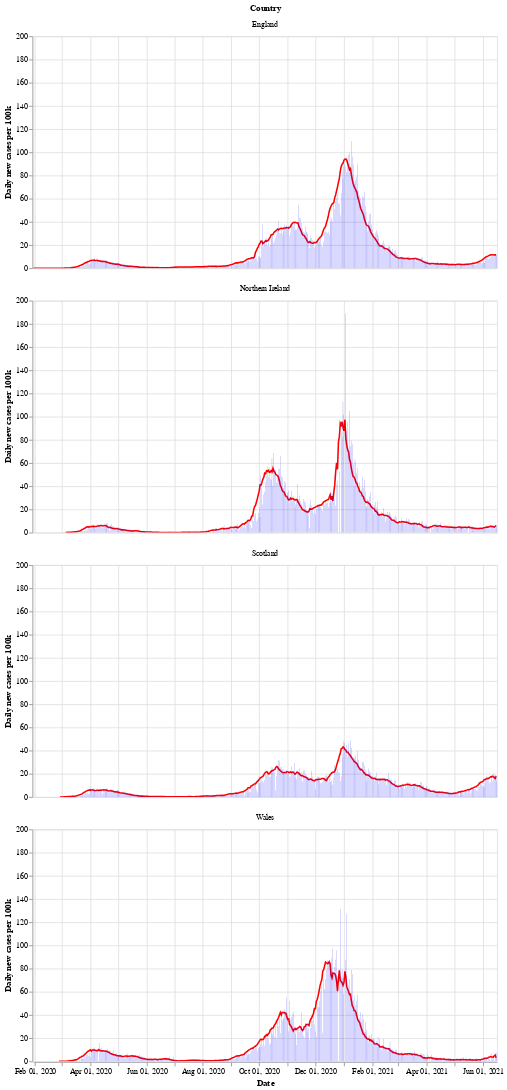

The notebook cell this image was saved under:
### Markdown cell above
Next is a bar chart of the number of new cases in each country (per 100k population), with the 7 day moving average of cases. Again we see that Wales saw a longer period of raising and falling cases compared to the other countries.

After a period of cases falling, each nation is now seeing a rise in the number of cases - especially in Wales.

### Code cell
# collapse
bars = alt.Chart(uk_cases).mark_bar().encode(
    x=alt.X("yearmonthdate(date):T", axis=alt.Axis(title='Date')),
    y=alt.Y("newCasesRate:Q", axis=alt.Axis(title='Daily new cases per 100k')),
    tooltip='newCasesRate',
    color=alt.condition(
        alt.datum.dailyChange > 0,
        alt.value("orange"),  # The positive color
        alt.value("blue")  # The negative color
    )
).properties(title='New cases per 100k population with rolling 7 day average', width=600).interactive()
line = alt.Chart(uk_cases).mark_line(
    color='red',
    size=2,
).transform_window(
    rolling_mean='mean(newCasesRate)',
    frame=[0, 7],
    groupby=['areaName']
).encode(
    x='yearmonthdate(date):T',
    y='rolling_mean:Q'
)
alt.layer(line, bars, data=uk_cases).facet(alt.Row('areaName', title='Country'), columns=1)

### Figure 1 — Vega-Lite specification as saved in the notebook (floating-point values rounded to 4 significant figures; data arrays with more than 128 entries replaced by an {"elided": "..."} marker saying what was removed)
{"config": {"view": {"continuousWidth": 400, "continuousHeight": 300}}, "data": {"name": "data-2b17dbe0f4c2008667e9ebf89d884d01"}, "facet": {"type": "nominal", "field": "areaName", "title": "Country"}, "spec": {"layer": [{"mark": {"type": "line", "color": "red", "size": 2}, "encoding": {"x": {"type": "temporal", "field": "date", "timeUnit": "yearmonthdate"}, "y": {"type": "quantitative", "field": "rolling_mean"}}, "transform": [{"window": [{"op": "mean", "field": "newCasesRate", "as": "rolling_mean"}], "frame": [0, 7], "groupby": ["areaName"]}]}, {"mark": "bar", "encoding": {"color": {"condition": {"value": "orange", "test": "(datum.dailyChange > 0)"}, "value": "blue"}, "tooltip": {"type": "quantitative", "field": "newCasesRate"}, "x": {"type": "temporal", "axis": {"title": "Date"}, "field": "date", "timeUnit": "yearmonthdate"}, "y": {"type": "quantitative", "axis": {"title": "Daily new cases per 100k"}, "field": "newCasesRate"}}, "selection": {"selector002": {"type": "interval", "bind": "scales", "encodings": ["x", "y"]}}, "title": "New cases per 100k population with rolling 7 day average", "width": 600}]}, "columns": 1, "$schema": "https://vega.github.io/schema/vega-lite/v4.8.1.json", "datasets": {"data-2b17dbe0f4c2008667e9ebf89d884d01": {"elided": "1920 records"}}}
